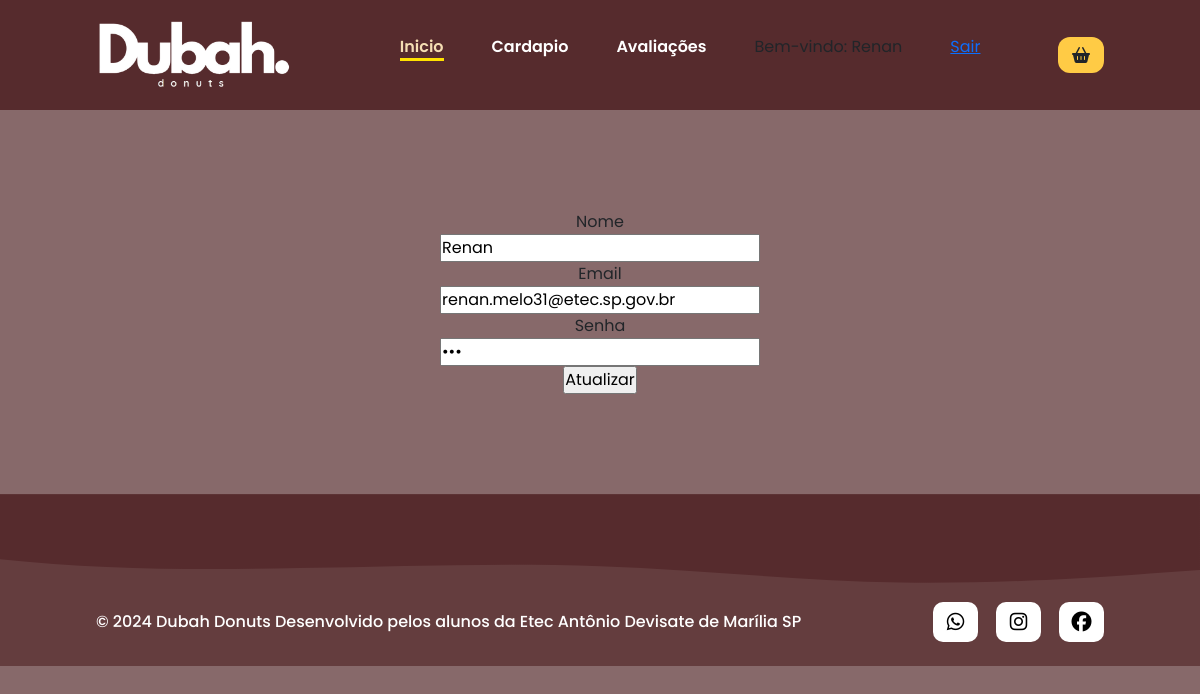
The page /tcc/index.php?pag=login&pagina=dados (signed in) on the database as committed earlier.
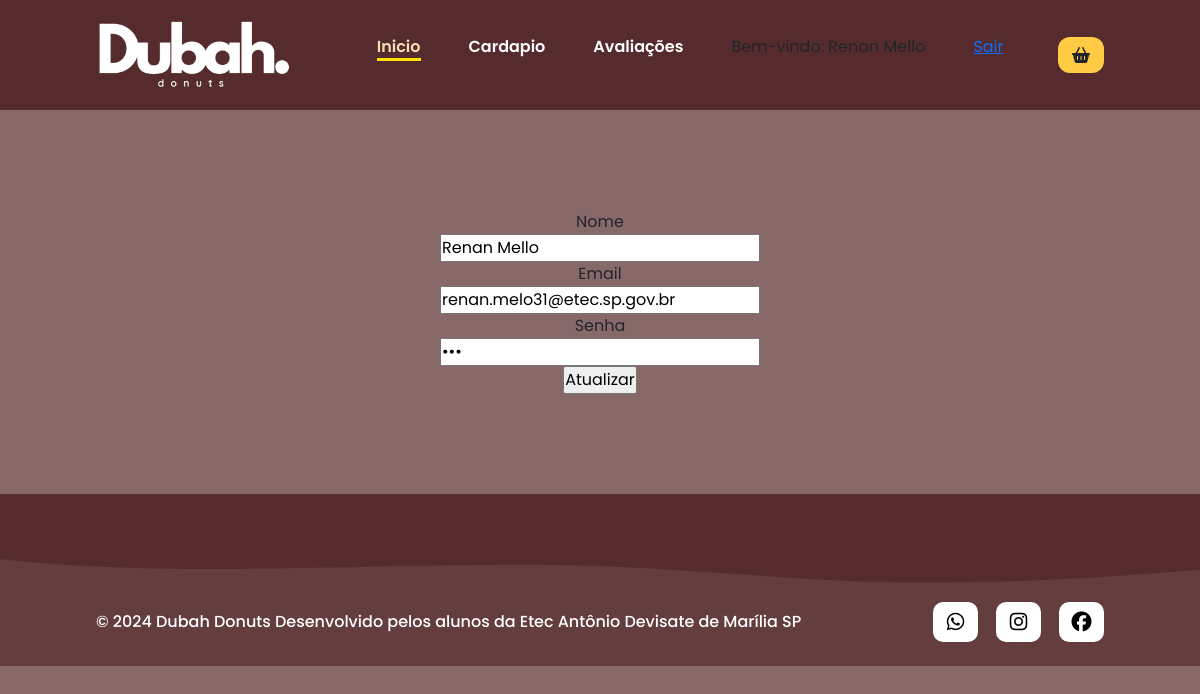
The same page on the database as committed later.
### tables this page shows
CREATE TABLE `cliente` (
  `id_cliente` int(11) NOT NULL,
  `nome` varchar(60) NOT NULL,
  `email` varchar(255) NOT NULL,
  `senha` varchar(60) NOT NULL,
  `status` int(11) NOT NULL
);

### tcc/paginas/usuarios/dados.php (the view)
<?php
require_once('conexao.php');
$id = $_SESSION['usuario']['cod'];
$query = $pdo->prepare("SELECT * FROM cliente WHERE id_cliente = $id");
$query->execute();
$res = $query->fetchAll(PDO::FETCH_ASSOC);
$total = @count($res);
if($total > 0){
    ?>
    <form action="index.php?pag=login&pagina=atualizar" method="post">
        <label>Nome</label>
        <input type="text" name="txtnome" id="txtnome" value="<?=$res[0]['nome']?>">
        <label>Email</label>
        <input type="email" name="txtemail" id="txtemail" value="<?=$res[0]['email']?>">
        <label>Senha</label>
        <input type="password" name="txtsenha" id="txtsenha" value="<?=$res[0]['senha']?>">
        <input type="submit" value="Atualizar">
    </form>
    <?php
}
?>

### tcc/index.php (shortened to what this page needs)
<?php
$pag = @$_GET['pag'];
if(empty($pag)){
    $pag = 'home.php';
}else{
    $pag = $pag.'.php';
}
?>
<!DOCTYPE html>
<html lang="pt-br">
<head>
    <link href="https://cdn.jsdelivr.net/npm/bootstrap@5.3.3/dist/css/bootstrap.min.css" rel="stylesheet">
    <link rel="stylesheet" href="https://cdnjs.cloudflare.com/ajax/libs/font-awesome/6.6.0/css/all.min.css" />
    <link rel="stylesheet" href="src/styles/style.css">
    <link rel="stylesheet" href="src/styles/header.css">
    <link rel="stylesheet" href="src/styles/home.css">
    <link rel="stylesheet" href="src/styles/menu.css">
    <link rel="stylesheet" href="src/styles/testimonials.css">
    <link rel="stylesheet" href="src/styles/footer.css">
    <link rel="stylesheet" href="src/sytles/seuspedidos.css">
</head>
<body>
    <header>
        <nav id="navbar">
            <img src="imagens/logo-name.png" alt="Logo" id="nav-logo">
            <ul id="nav-list">
                <li class="nav-item active"><a href="index.php">Inicio</a></li>
                <li class="nav-item"><a href="index.php#menu">Cardapio</a></li>
                <li class="nav-item"><a href="index.php?#testimonials">Avaliações</a></li>
                <?php
                if (isset($_SESSION['usuario'])) {
                    echo 'Bem-vindo: ' .$_SESSION['usuario']['nome'];
                ?>
                <a href='sair.php'>Sair</a>
                <?php
                }else{
                    echo 'Bem-vindo: Visitante';
                }
                ?>
            </ul>
            <a class="btn btn-default" href="index.php?pag=login"> <i class="fa-solid fa-basket-shopping"></i>
            </a>
        </nav>
    </header>
  <?php
    require_once('paginas/'.$pag)
  ?>
    <footer>
        <img src="imagens/wave.svg" alt="">
        <div id="footer_items">
            <span id="copyright" style="color: white;">
                &copy 2024 Dubah Donuts Desenvolvido pelos alunos da Etec Antônio Devisate de Marília SP
            </span>
            <div class="social-media-buttons">
                <a href="">
                    <i class="fa-brands fa-whatsapp"></i>
                </a>
                <a href="">
                    <i class="fa-brands fa-instagram"></i>
                </a>
                <a href="">
                    <i class="fa-brands fa-facebook"></i>
                </a>
            </div>
        </div>
    </footer>
</body>
</html>

### tcc/paginas/login.php (shortened to what this page needs)
<!DOCTYPE html>
<html lang="pt-br">
<head>
    <link rel="stylesheet" href="https://cdnjs.cloudflare.com/ajax/libs/font-awesome/6.6.0/css/all.min.css" />
    <link rel="stylesheet" href="src/styles/login.css">
</head>
<body>
<?php
if (isset($_SESSION['usuario'])) {
       $pagina = @$_GET['pagina'];
       if(empty($pagina)){
           $pagina = 'home.php';
       }else{
           $pagina = $pagina.'.php';
       }
           require_once('paginas/usuarios/'.$pagina);
}
?>

### tcc/src/styles/style.css (style rules this page uses)
* { font-family: 'poppins', sans-serif; margin: 0; padding: 0; box-sizing: border-box; }
html { scroll-behavior: smooth; }
body { background-color: #562b2db4; }
.btn-default { border: none; display: flex; align-items: center; justify-content: center; background-color: #ffcb45; border-radius: 12px; padding: 10px 14px; font-weight: 600; box-shadow: 0px 0px 10px 2px rbga(0, 0, 0, 0.1); cursor: pointer; transition-duration: 0.3s; }
.social-media-buttons { display: flex; gap: 18px; }
.social-media-buttons a { display: flex; align-items: center; justify-content: center; width: 45px; height: 40px; font-size: 1.25rem; border-radius: 10px; text-decoration: none; color: rgb(0, 0, 0); background-color: white; box-shadow: 0px 0px 10px 2px rgba(0, 0, 0, 0.007); transition: box-shadow .3s ease; }

### tcc/src/styles/header.css (style rules this page uses)
header { width: 100%; padding: 15px 8%; background-color: #562B2D; position: sticky; top: 0; z-index: 999; }
#navbar { width: 100%; display: flex; align-items: center; justify-content: space-between; }
#nav-logo { height: 80px; }
#nav-list { display: flex; list-style: none; gap: 48px; }
.nav-item a { color: white; text-decoration: none; font-weight: 600; }
.nav-item.active a { color: wheat; border-bottom: 3px solid #ffe100; }

### tcc/src/styles/footer.css (style rules this page uses)
footer { background-color: #562b2db4; margin-top: 100px; }
#footer_items { display: flex; justify-content: space-between; padding: 0px 8% 24px 8%; align-items: center; }
#copyright { color: var(--color-neutral-1);; font-weight: 500; }

### tcc/src/styles/login.css (style rules this page uses)
header { margin-bottom: 100px; }
form { display: flex; flex-direction: column; align-items: center; }

Rows that differ between the two databases and show on the page:
changed cliente "renan.melo31@etec.sp.gov.br": txtnome "Renan" → "Renan Mello"
Other text that changed with them:
$_SESSION['usuario']['nome']: "Renan" → "Renan Mello"
